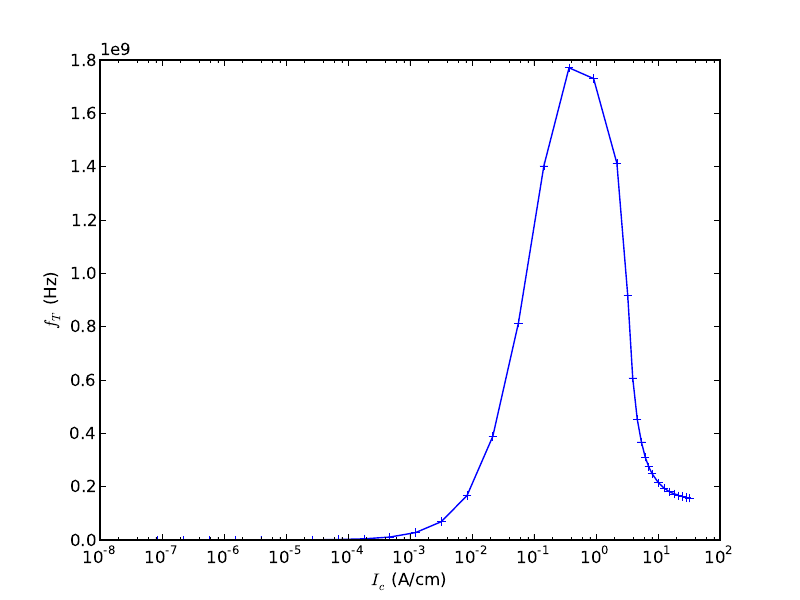

Here is the Python script that generated this plot:
# -*- coding: utf-8 -*- 

# Copyright 2016 Devsim LLC
#
# Licensed under the Apache License, Version 2.0 (the "License");
# you may not use this file except in compliance with the License.
# You may obtain a copy of the License at
#
#     http://www.apache.org/licenses/LICENSE-2.0
#
# Unless required by applicable law or agreed to in writing, software
# distributed under the License is distributed on an "AS IS" BASIS,
# WITHOUT WARRANTIES OR CONDITIONS OF ANY KIND, either express or implied.
# See the License for the specific language governing permissions and
# limitations under the License.

import pylab
import numpy
#ACHEADER: f V(base) V(collector) V(emitter) I(base) I(collector) I(emitter) IR(base) II(base) IR(collector) II(collector) IR(emitter) II(emitter)
filename = 'ft_data.out'

def create_data(data):
  vbe = data[0,1]-data[0,3]
  IC = data[0,5]
  ic = data[:,9] + 1j*data[:,10]
  ib = data[:,7] + 1j*data[:,8]
  beta = abs(ic / ib)
  f = data[:,0]
  betadc = beta[0]
  ft = None
  if betadc > 1:
    for i in range(1, len(beta)):
      if beta[i] < 1:
        # simple linear interpolation
        # should use log
        y1 = numpy.log(beta[i])
        y0 = numpy.log(beta[i-1])
        x1 = numpy.log(f[i])
        x0 = numpy.log(f[i-1])
        m = (y1-y0)/(x1-x0)
        x = x1 - y1/m
        ft = numpy.exp(x)
        break
  return (vbe, {
      'f' : f,
    'ib' : ib, #ac ib
    'ic' : ic, #ac ic
    'IC' : IC, #dc Ic
    'beta' : beta, #ac beta
    'ft' : ft,
  })

data = pylab.loadtxt(filename)
#print len(data)
fmin = data[0,0]
#print fmin
imin = 0
datasets = []
for i in range(1,len(data)):
  f = data[i,0]
  if f == fmin:
    datasets.append(create_data(data[imin:i]))
    imin = i
datasets.append(create_data(data[imin:i]))
#print datasets
pylab.figure()
for v, d in datasets:
  #print '%g %d' %(v, round(v*10))
  if abs(round(v*10.0) - v*10.0) < 1e-2:
    pylab.loglog(d['f'], d['beta'], label=str(v))
pylab.xlabel(r'$f$ (Hz)')
pylab.ylabel(r'$|\beta\|$')
pylab.legend(loc='upper right')
pylab.savefig('ft_curves.pdf')
pylab.savefig('ft_curves.eps', format='eps')


pylab.figure()
IC = []
ft = []
pylab.ticklabel_format(style='sci', axis='y', scilimits=(0,0))
for i in datasets:
  if i[1]['ft']:
    IC.append(i[1]['IC'])
    ft.append(i[1]['ft'])
pylab.semilogx(IC, ft, '-+')
pylab.xlabel(r"$I_c$ (A/cm)")
pylab.ylabel(r"$f_T$ (Hz)")
pylab.savefig('ft.pdf')
pylab.savefig('ft.eps', format='eps')

